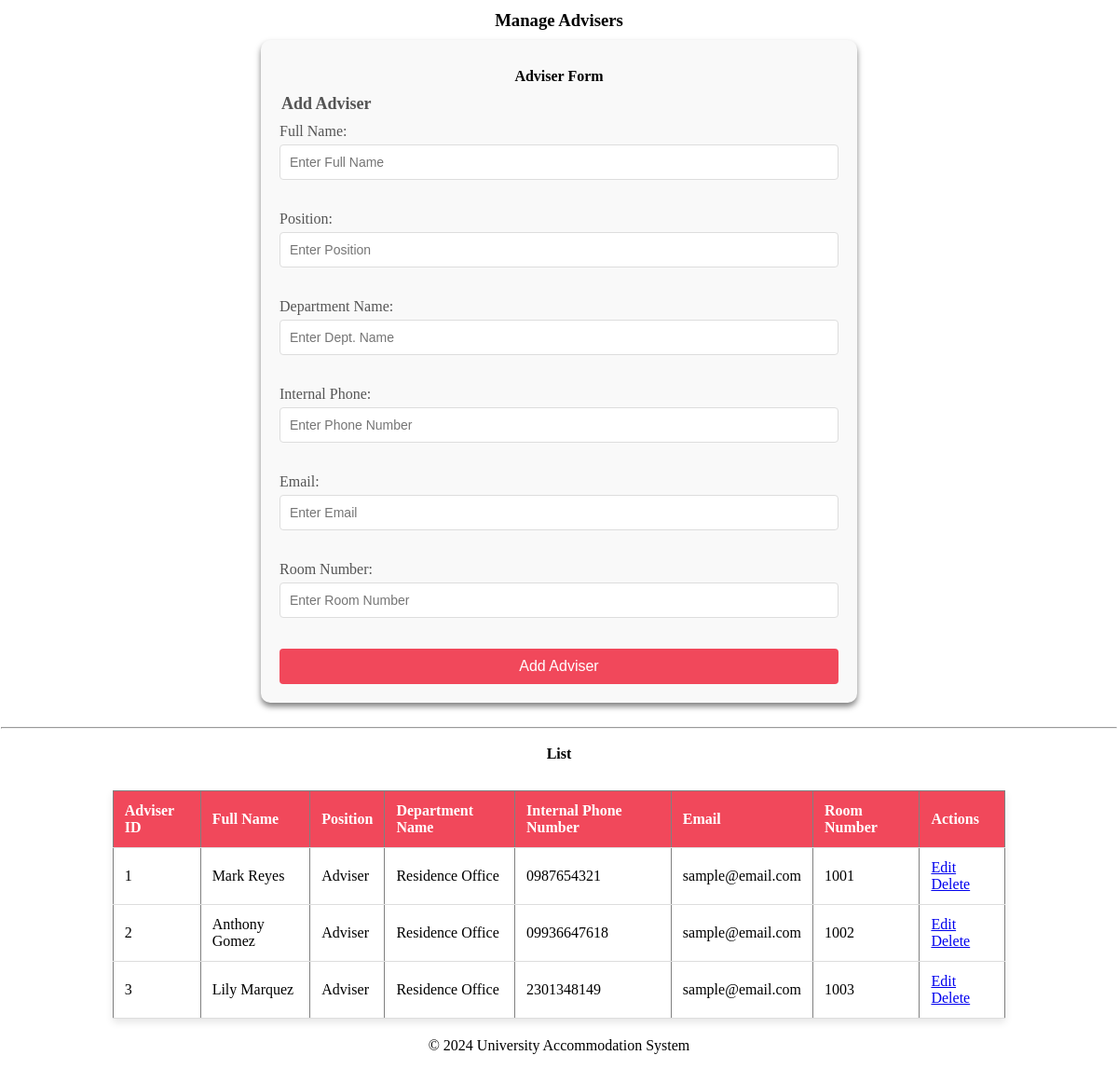
The page /pages/staff_advsr.php on the database its author committed.
### tables this page shows
CREATE TABLE `advisers` (
  `adviser_id` int(11) NOT NULL,
  `full_name` varchar(100) DEFAULT NULL,
  `position` varchar(50) DEFAULT NULL,
  `department_name` varchar(100) DEFAULT NULL,
  `internal_phone_no` varchar(15) DEFAULT NULL,
  `email` varchar(100) DEFAULT NULL,
  `room_number` varchar(10) DEFAULT NULL
);

### pages/staff_advsr.php (the view, shortened to what this page needs)
<?php
include '../includes/db_connect.php';
?>
<!DOCTYPE html>
<html lang="en">
<head>
    <link rel="stylesheet" href="assets/styles.css">
</head>
<body>
<h3>Manage Advisers</h3>
<div class="form-container">
<h4>Adviser Form</h4>
<form action="" method="post">
    <fieldset>
        <legend>Add Adviser</legend>
        <label for="fullName">Full Name:</label>
        <input type="text" name="fullName" placeholder="Enter Full Name" required>
        <br><br>
        <label for="position">Position:</label>
        <input type="text" name="position" placeholder="Enter Position" required>
        <br><br>
        <label for="deptName">Department Name:</label>
        <input type="text" name="deptName" placeholder="Enter Dept. Name" required>
        <br><br>
        <label for="internal_phone_no">Internal Phone:</label>
        <input type="text" name="internal_phone_no" placeholder="Enter Phone Number" required>
        <br><br>
        <label for="email">Email:</label>
        <input type="email" name="email" placeholder="Enter Email" required>
        <br><br>
        <label for="roomNum">Room Number:</label>
        <input type="text" name="roomNum" placeholder="Enter Room Number" required>
        <br><br>
        <button type="submit">Add Adviser</button>
    </fieldset>
</form>
</div>
<?php
$sql = "SELECT * FROM advisers";
$result = $conn->query($sql);
?>
<br><hr>
<h4>List</h4>
<table border="1">
    <tr>
        <th>Adviser ID</th>
        <th>Full Name</th>
        <th>Position</th>
        <th>Department Name</th>
        <th>Internal Phone Number</th>
        <th>Email</th>
        <th>Room Number</th>
        <th>Actions</th>
    </tr>
    <?php
    if ($result->num_rows > 0) {
        while ($row = $result->fetch_assoc()){
            echo "
                <tr>
                    <td>" . $row['adviser_id'] . "</td>
                    <td>" . $row['full_name'] . "</td>
                    <td>" . $row['position'] . "</td>
                    <td>" . $row['department_name'] . "</td>
                    <td>" . $row['internal_phone_no'] . "</td>
                    <td>" . $row['email'] . "</td>
                    <td>" . $row['room_number'] . "</td>
                    <td>
                        <a href='?type=advsr&edit=" . $row['adviser_id'] . "'>Edit</a>
                        <a href='?type=advsr&delete=" . $row['adviser_id'] . "'>Delete</a>
                    </td>
                </tr>
            ";
        }
    } else {
        echo "<tr><td colspan='8'>No advisers found</td></tr>";
    }
    ?>
</table>
<?php include '../includes/footer.php'; ?>
</body>
</html>

### assets/styles.css (style rules this page uses)
body { margin: 1px; }
h3, h2, h4 { margin: 0; padding: 10px 20px; color: white; font-weight: bold; text-align: center; color: black; }
table { width: 80%; margin: 20px auto; border-collapse: collapse; background-color: white; box-shadow: 0 4px 8px rgba(0, 0, 0, 0.1); }
th, td { padding: 12px; text-align: left; border-bottom: 1px solid #ddd; }
th { background-color: #f1485b; color: white; }
.form-container { width: 100%; max-width: 600px; margin: 0 auto; padding: 20px; background-color: #f9f9f9; border-radius: 10px; box-shadow: 0 4px 6px rgba(0, 0, 0, 0.5); text-align: center; }
form fieldset { border: none; padding: 0; margin: 0; }
form legend { font-size: 18px; margin-bottom: 10px; font-weight: bold; color: #555; text-align: left; }
form label { display: block; margin-bottom: 5px; color: #555; text-align: left; }
form input[type="text"], form input[type="email"], form input[type="date"], form select { width: 100%; padding: 10px; margin-bottom: 15px; border: 1px solid #ddd; border-radius: 4px; box-sizing: border-box; font-size: 14px; }
form button { width: 100%; padding: 10px; background-color: #f1485b; color: #fff; border: none; border-radius: 4px; font-size: 16px; cursor: pointer; transition: background-color 0.3s ease; }

### rows shown on the page
advisers: adviser_id "1", full_name "Mark Reyes", position "Adviser", department_name "Residence Office", internal_phone_no "0987654321", email "sample@email.com", room_number "1001"
advisers: adviser_id "2", full_name "Anthony Gomez", position "Adviser", department_name "Residence Office", internal_phone_no "09936647618", email "sample@email.com", room_number "1002"
advisers: adviser_id "3", full_name "Lily Marquez", position "Adviser", department_name "Residence Office", internal_phone_no "2301348149", email "sample@email.com", room_number "1003"
